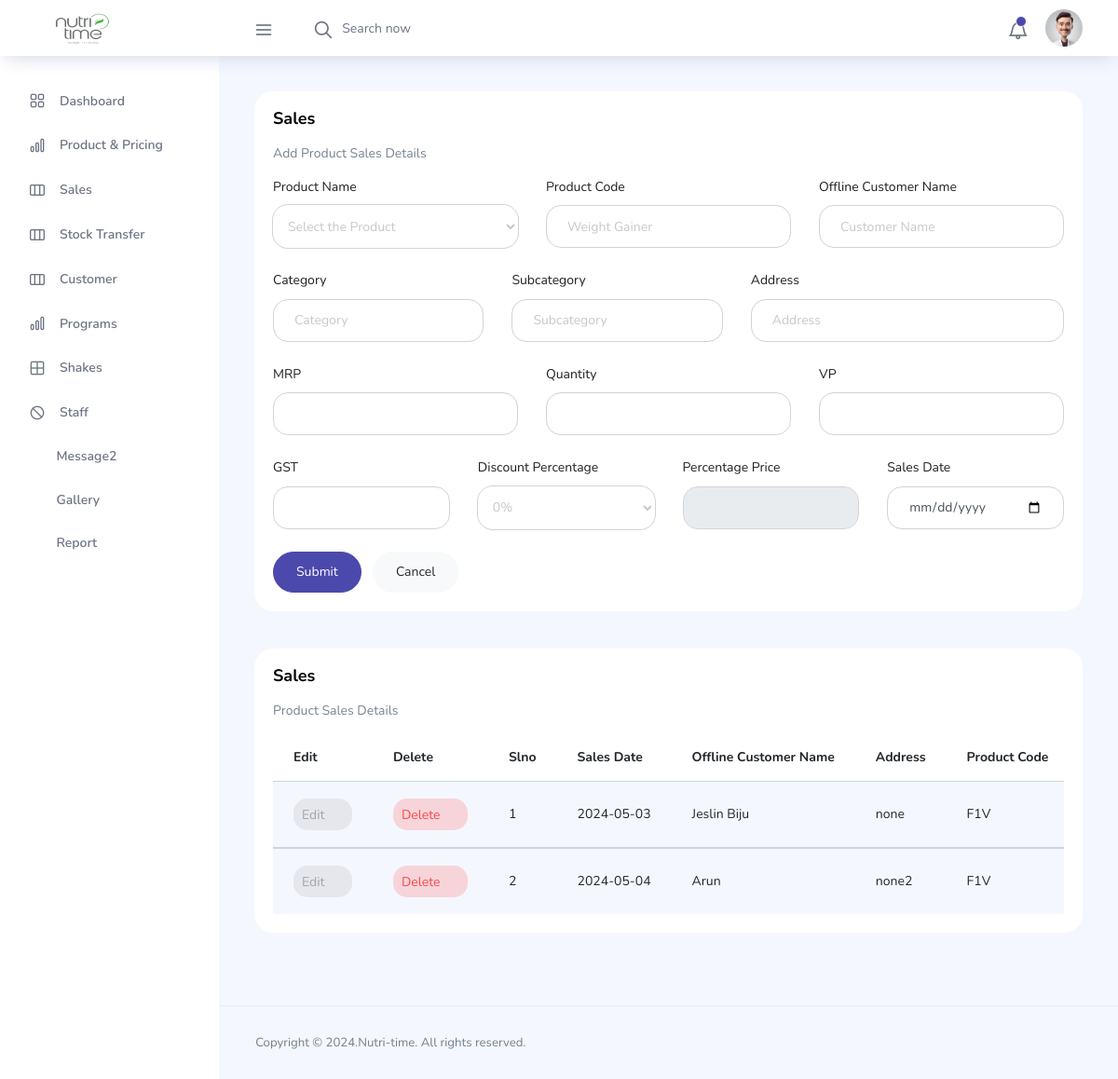
The app's page /Admin/pages/admin-sales.php (signed in), older data.
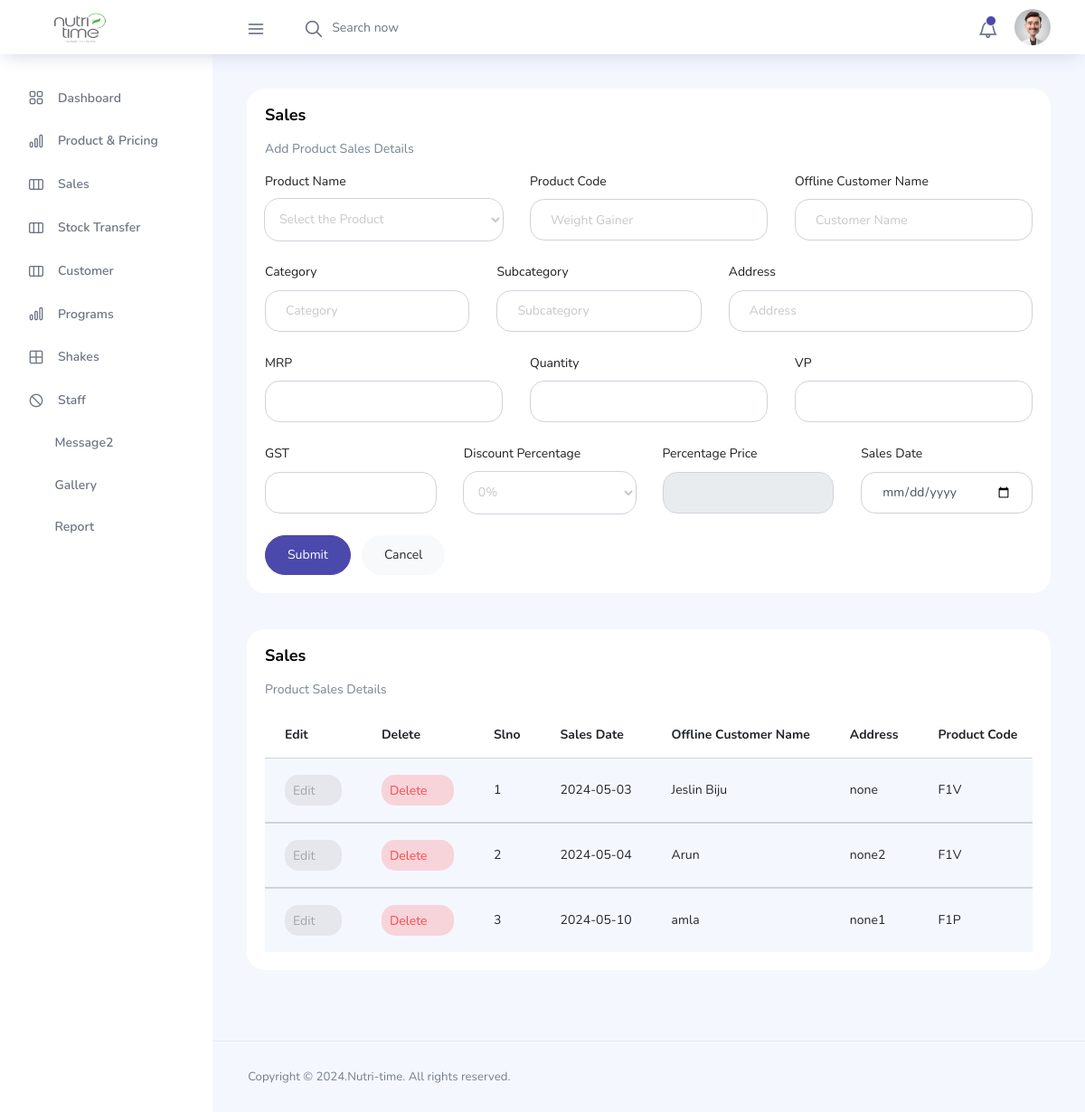
The same page, newer data.
### tables this page shows
CREATE TABLE `sales` (
  `sales_id` int(11) NOT NULL,
  `sales_proid` int(10) NOT NULL,
  `sales_procode` varchar(20) NOT NULL,
  `sales_proname` varchar(100) NOT NULL,
  `sales_procat` varchar(50) NOT NULL,
  `sales_prosubcat` varchar(50) NOT NULL,
  `sales_mrp` varchar(10) NOT NULL,
  `sales_quan` varchar(10) NOT NULL,
  `sales_curquan` varchar(10) NOT NULL,
  `sales_vp` varchar(20) NOT NULL,
  `sales_vptotal` varchar(10) NOT NULL,
  `sales_gst` varchar(10) NOT NULL,
  `sales_dis` varchar(10) NOT NULL,
  `sales_dispri` varchar(11) NOT NULL,
  `sales_cus` varchar(100) NOT NULL,
  `sales_address` varchar(100) NOT NULL,
  `sales_total` varchar(20) NOT NULL,
  `sales_date` varchar(100) NOT NULL
);

### Admin/pages/admin-sales.php (the view, shortened to what the changed rows need)
<?php
include './connect.php';
?>
<!DOCTYPE html>
<html lang="en">
<head>
  <link rel="stylesheet" href="../vendors/feather/feather.css">
  <link rel="stylesheet" href="../vendors/ti-icons/css/themify-icons.css">
  <link rel="stylesheet" href="../css/vertical-layout-light/style.css">
</head>
<body>
  <div class="container-scroller">
    <?php
    include './topbar.php';
    ?>
    <div class="main-panel">
      <div class="content-wrapper">
        <div class="row">
          <div class="col-12 grid-margin stretch-card">
            <div class="card">
              <div class="card-body">
                <h1 class="card-title">Sales</h1>
              </div>
            </div>
          </div>
        </div>
        <div class="row ">
          <div class="col-lg-12 grid-margin stretch-card">
            <div class="card">
              <div class="card-body">
                <div class="table-responsive">
                  <table class="table table-striped">
                    <thead>
                      <tr>
                        <th>Edit</th>
                        <th>Delete</th>
                        <th>Slno</th>
                        <th>Sales Date</th>
                        <th>Offline Customer Name</th>
                        <th>Address</th>
                        <th>Product Code</th>
                      </tr>
                    </thead>
                    <?php
                    $sql = mysqli_query($conn, "SELECT * FROM sales ORDER BY sales_id ");
                    $serialNo = 1;
                    while ($row = mysqli_fetch_assoc($sql)) {
                      $sale_id = $row['sales_id'];
                      $sale_procode = $row['sales_procode'];
                      $sale_date = $row['sales_date'];
                      $sale_cus = $row['sales_cus'];
                      $sale_address = $row['sales_address'];
                    ?>
                      <tbody>
                        <tr>
                          <td><a href="admin-sales.php?sid=<?php echo $sale_id; ?>" class="btn btn-inverse-secondary btn-icon-text p-2">Edit<i class="ti-pencil-alt btn-icon-append"></i></a>
                          </td>
                          <td><a href="admin-sales.php?sd_id=<?php echo $sale_id; ?>" class="btn btn-inverse-danger btn-icon-text p-2">Delete<i class="ti-trash btn-icon-prepend"></i></a>
                          </td>
                          <td class="py-1"><?php echo $serialNo++; ?></td>
                          <td><?php echo $sale_date; ?></td>
                          <td><?php echo $sale_cus; ?></td>
                          <td><?php echo $sale_address; ?></td>
                          <td class="py-1"><?php echo $sale_procode; ?></td>
                        </tr>
                      </tbody>
                    <?php
                    }
                    ?>
                  </table>
                </div>
              </div>
            </div>
          </div>
        </div>
      </div>
    </div>
  </div>
  </div>
</body>
</html>

Row changes from the older to the newer data that the page shows:
added sales: sales_date "2024-05-10", sales_cus "amla", sales_address "none1", sales_procode "F1P"
